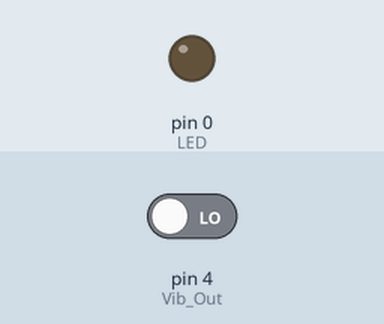
This sketch was run on a simulated Arduino Uno, built with avr-gcc and run on an emulated ATmega328P. Shown: output pins drawn as LEDs (lit = HIGH). The inputs (shaded band) are chosen by the test bench; at power-on: pin 4 (Vib_Out) LOW.

Above: at 1.2 s.
1.3 s: pin 4 (Vib_Out) driven HIGH
At 2.5 s:
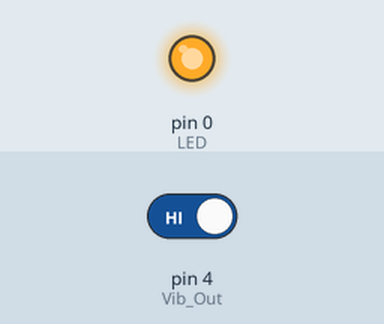
2.8 s: pin 4 (Vib_Out) driven LOW
At 3.6 s:
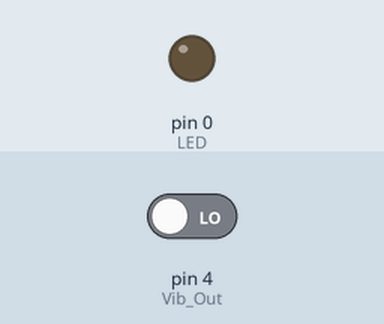
Timing chart, 0 to 5.8 s (numbered marks = the images above; inputs shaded):
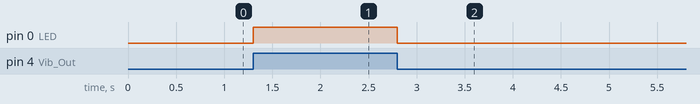

The sketch:

Vibration_Test.ino
```cpp
#define LED           0
#define Vib_Out       4  // --> pin 6  (PD4)

void setup() {
  // put your setup code here, to run once:
  pinMode(Vib_Out, INPUT);
  pinMode(LED, OUTPUT);
}

void loop() {
  // put your main code here, to run repeatedly:
  int vibData = digitalRead(Vib_Out);
  if (vibData == 1) {
    digitalWrite(LED, HIGH);
  } else {
    digitalWrite(LED, LOW);
  }
}
```

Measured:
- after the input at 1.3 s, pin 0 (LED): LOW → HIGH at once
- after the input at 2.8 s, pin 0 (LED): HIGH → LOW at once
